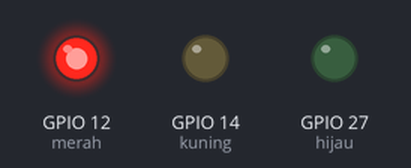
A sketch run on a simulated ESP32. Shown: output pins drawn as LEDs (lit = HIGH).

Above: at 0.5 s.
At 1.5 s:
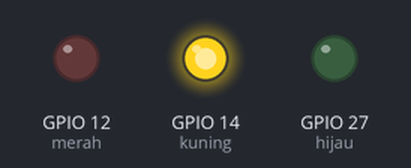
At 5.5 s:
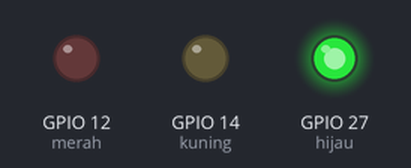
Timing chart, 0 to 6.9 s (numbered marks = the images above):
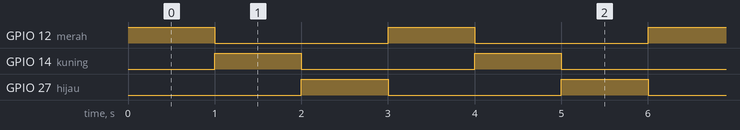

The sketch:

sketch.ino
```cpp
int merah = 12;
int kuning = 14;
int hijau = 27;

void setup() {
  // put your setup code here, to run once:
  pinMode(merah, OUTPUT);
  pinMode(kuning, OUTPUT);
  pinMode(hijau, OUTPUT);

}

void loop() {
  // put your main code here, to run repeatedly:
  digitalWrite(merah, HIGH);
  digitalWrite(kuning, LOW);
  digitalWrite(hijau, LOW);

  delay(1000);

  digitalWrite(merah, LOW);
  digitalWrite(kuning, HIGH);
  digitalWrite(hijau, LOW);

  delay(1000);

  digitalWrite(merah, LOW);
  digitalWrite(kuning, LOW);
  digitalWrite(hijau, HIGH);

  delay(1000);
}
```

Measured:
- by itself, GPIO 12 (merah), GPIO 14 (kuning), GPIO 27 (hijau): alternates HIGH for 1.0 s and LOW for 2.0 s
- by itself, everything shown: repeats every 3.0 s, in 3 steps
